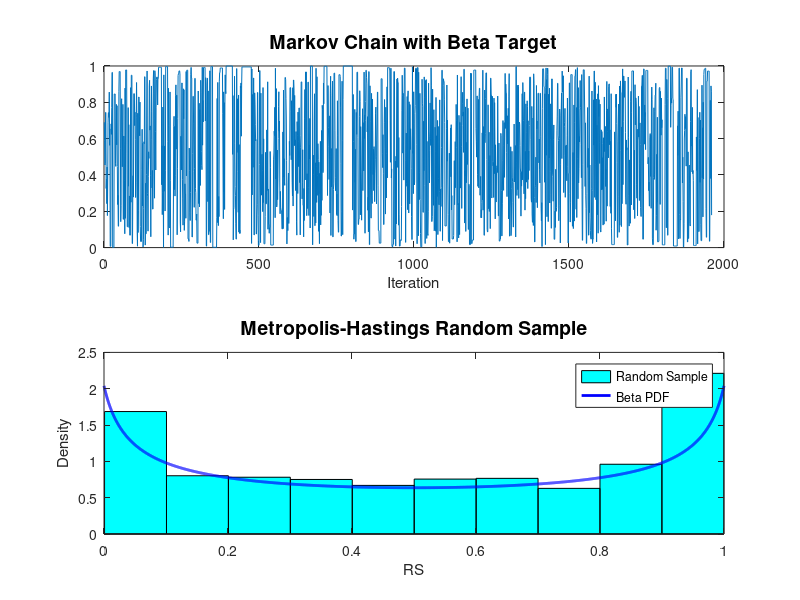

This chart was generated by the following MATLAB code:
% METROPOLIS-HASTINGS TO GENERATE BETA SAMPLES

% Set up function handle to evaluate the Beta.
betapdfker = @(x,a,b) (x.^(a-1)).*((1-x).^(b-1));
a = 0.5; b = 0.5; % parameters for the beta
% set up function handle to evaluate the proposal distribution
unipdf = @(theta1,theta2) 1./(theta2-theta1);

% 1.GENERATE RANDOM SAMPLE OF SIZE n
% Generate 10000 samples in the chain.
n = 2000; % random sample size
% initialize the chain
x = zeros(1,n);
x(1) = rand(1); % generate the starting point
d = 1;
for i = 2:n
    % generate a candidate from the proposal distribution. This will be a
    % proposal with parameters given by the previous value in the chain.
    theta1 = max(0,x(i-1)-d);
    theta2 = min(x(i-1)+d,1);
    y = unifrnd(theta1,theta2,1,1);
    % generate a uniform for comparison
    u = rand(1);
    alphaf = min([1, betapdfker(y,a,b)*unipdf(y-d,y+d)/...
        (betapdfker(x(i-1),a,b)*unipdf(x(i-1)-d,x(i-1)+d))]);
    if u <= alphaf
        x(i) = y;
    else
        x(i) = x(i-1);
    end
end
% burn-in 2%
x= x(0.02*n+1:n);

% 2. PLOT THE RESULTS
subplot(211)
plot(x)
xlabel('Iteration')
title('Markov Chain with Beta Target', 'FontSize',14)
subplot(212)
[fhath, bc] = hist(x);
fhath = fhath/((bc(2)-bc(1))*sum(fhath));
bar(bc,fhath,1,'c')
hold on
linebetapdf = plot(linspace(0,1,5000),betapdf(linspace(0.025,0.975,5000),a,b),'b','LineWidth',2);
xlabel('RS')
ylabel('Density')
title('Metropolis-Hastings Random Sample', 'FontSize',14)
legend('Random Sample','Beta PDF')
hold off